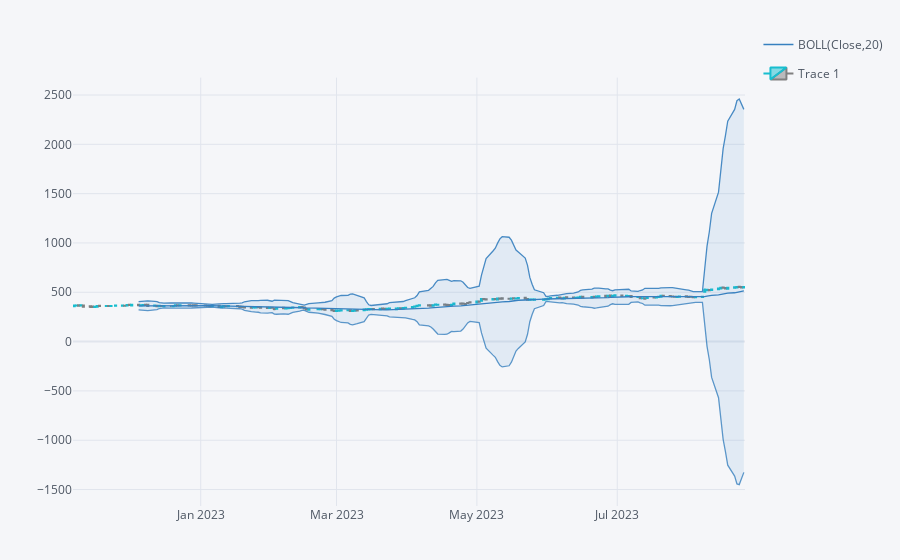

Notebook cell for this chart:
### Code cell
plyo.iplot(qf.iplot(),image='png',filename='qf_01')

### Figure 1 — Plotly figure (JSON) as saved in the notebook; plotly's stock layout.template omitted (floating-point values rounded to 4 significant figures; data arrays with more than 128 entries replaced by an {"elided": "..."} marker saying what was removed)
{"data": [{"legendgroup": "BOLL(Close,20)", "line": {"color": "rgba(55, 128, 191, 1.0)", "dash": "solid", "shape": "linear", "width": 1.3}, "mode": "lines", "name": "BOLL(Close,20)", "showlegend": true, "text": "", "type": "scatter", "x": {"elided": "201 str values"}, "y": {"elided": "201 mixed values"}, "yaxis": "y2"}, {"legendgroup": "BOLL(Close,20)", "line": {"color": "rgba(55, 128, 191, 0.8999999999999999)", "dash": "solid", "shape": "linear", "width": 1.3}, "mode": "lines", "name": "UPPER(Close,20)", "showlegend": false, "text": "", "type": "scatter", "x": {"elided": "201 str values"}, "y": {"elided": "201 mixed values"}, "yaxis": "y2"}, {"fill": "tonexty", "fillcolor": "rgba(55, 128, 191, 0.1)", "legendgroup": "BOLL(Close,20)", "line": {"color": "rgba(55, 128, 191, 0.7999999999999998)", "dash": "solid", "shape": "linear", "width": 1.3}, "mode": "lines", "name": "LOWER(Close,20)", "showlegend": false, "text": "", "type": "scatter", "x": {"elided": "201 str values"}, "y": {"elided": "201 mixed values"}, "yaxis": "y2"}, {"close": {"elided": "201 float values"}, "decreasing": {"line": {"color": "#808080"}}, "high": {"elided": "201 float values"}, "increasing": {"line": {"color": "#17BECF"}}, "low": {"elided": "201 float values"}, "name": "Trace 1", "open": {"elided": "201 float values"}, "showlegend": true, "type": "candlestick", "x": {"elided": "201 str values"}, "yaxis": "y2"}], "layout": {"legend": {"bgcolor": "#F5F6F9", "font": {"color": "#4D5663"}}, "margin": {"b": 30, "l": 30, "r": 30, "t": 30}, "paper_bgcolor": "#F5F6F9", "plot_bgcolor": "#F5F6F9", "showlegend": true, "title": {"font": {"color": "#4D5663"}}, "xaxis": {"anchor": "y2", "gridcolor": "#E1E5ED", "rangeselector": {"bgcolor": "rgba(150, 200, 250, 1)", "buttons": [{"count": 1, "label": "1m", "step": "month", "stepmode": "backward"}, {"count": 1, "label": "1y", "step": "year", "stepmode": "backward"}], "font": {"size": 13}, "visible": false, "x": 0, "y": 0.9}, "rangeslider": {"visible": false}, "showgrid": true, "tickfont": {"color": "#4D5663"}, "title": {"font": {"color": "#4D5663"}, "text": ""}, "zerolinecolor": "#E1E5ED"}, "yaxis": {"gridcolor": "#E1E5ED", "showgrid": true, "showticklabels": false, "tickfont": {"color": "#4D5663"}, "title": {"font": {"color": "#4D5663"}, "text": ""}, "zerolinecolor": "#E1E5ED"}, "yaxis2": {"domain": [0, 0.9], "gridcolor": "#E1E5ED", "showgrid": true, "tickfont": {"color": "#4D5663"}, "title": {"font": {"color": "#4D5663"}, "text": ""}, "zerolinecolor": "#E1E5ED"}}}
